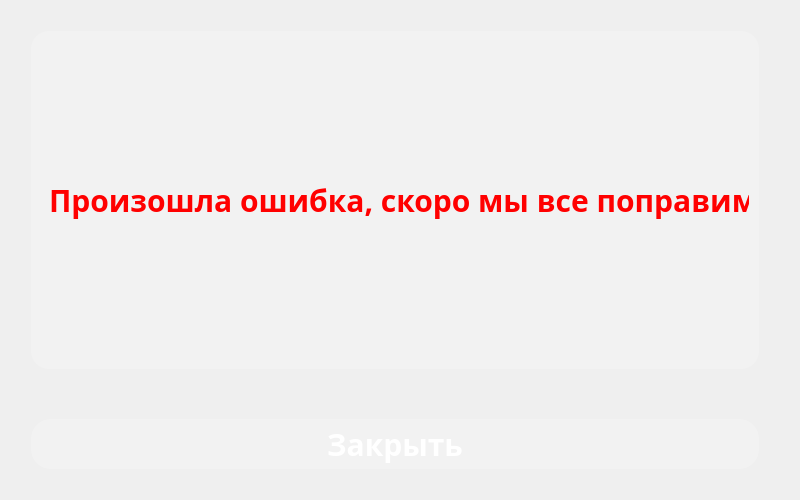
<?xml version="1.0" encoding="UTF-8"?>
<ui version="4.0">
 <class>Form</class>
 <widget class="QWidget" name="Form">
  <property name="geometry">
   <rect>
    <x>0</x>
    <y>0</y>
    <width>800</width>
    <height>500</height>
   </rect>
  </property>
  <property name="minimumSize">
   <size>
    <width>800</width>
    <height>500</height>
   </size>
  </property>
  <property name="maximumSize">
   <size>
    <width>800</width>
    <height>500</height>
   </size>
  </property>
  <property name="windowTitle">
   <string>error message</string>
  </property>
  <property name="styleSheet">
   <string notr="true">background-color: qlineargradient(spread:pad, x1:1, y1:1, x2:0, y2:0, 
    stop:0 rgba(140, 140, 140, 255), 
    stop:0.42 rgba(80, 0, 130, 235), 
    stop:1 rgba(180, 120, 180, 255));

font-family: Rubik;</string>
  </property>
  <layout class="QGridLayout" name="gridLayout">
   <item row="0" column="0">
    <widget class="QFrame" name="error_layout">
     <property name="styleSheet">
      <string notr="true">
</string>
     </property>
     <layout class="QVBoxLayout" name="verticalLayout" stretch="3,1">
      <property name="spacing">
       <number>50</number>
      </property>
      <property name="leftMargin">
       <number>20</number>
      </property>
      <property name="topMargin">
       <number>20</number>
      </property>
      <property name="rightMargin">
       <number>30</number>
      </property>
      <property name="bottomMargin">
       <number>20</number>
      </property>
      <item>
       <widget class="QLabel" name="error_text">
        <property name="styleSheet">
         <string notr="true">
background: rgba(255, 255, 255, 50);
border-radius: 18px;
height: 50px;
padding: 0 10px;
font-size:30px;
color: red;
font-weight: bold;</string>
        </property>
        <property name="text">
         <string>Произошла ошибка, скоро мы все поправим</string>
        </property>
       </widget>
      </item>
      <item>
       <widget class="QPushButton" name="error_btn">
        <property name="styleSheet">
         <string notr="true">QPushButton{
background: rgba(255, 255, 255, 50);
border-radius: 20px;
height: 50px;
padding: 0 10px;
font-size:30px;
color: white;
font-weight: bold;
}


QPushButton:hover{
border: 2px solid rgba(78,87,84, 200)
}

QPushButton:pressed{
background-color: rgba(78,87,84, 200)
}</string>
        </property>
        <property name="text">
         <string>Закрыть</string>
        </property>
       </widget>
      </item>
     </layout>
    </widget>
   </item>
  </layout>
 </widget>
 <resources/>
 <connections/>
</ui>
